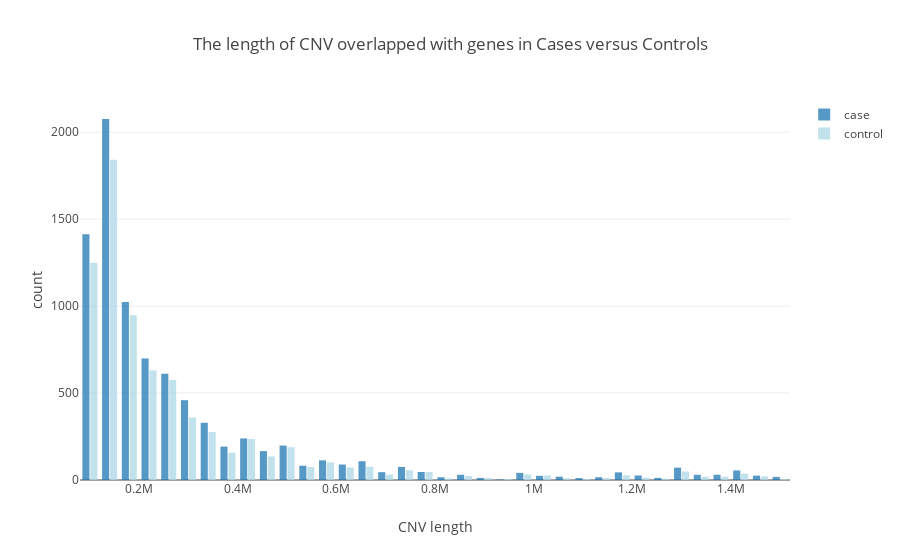

Notebook source saved alongside this figure:
### Code cell
import plotly
plotly.offline.init_notebook_mode(connected=True)
from plotly.offline import iplot
import plotly.graph_objs as go
%matplotlib inline

trace1 = go.Histogram( x=cnv_length_case_overlap_with_gene, histnorm='count', name='case', autobinx=False, 
                      xbins=dict(start=0, end=1500000, size=40000), marker=dict(color='lightred'), opacity=0.75 )
trace2 = go.Histogram( x=cnv_length_ctrl_overlap_with_gene, histnorm='count', name='control', autobinx=False, 
                      xbins=dict(start=0, end=1500000, size=40000), marker=dict(color='lightblue'), opacity=0.75 )
data = [trace1, trace2]

layout = go.Layout(title='The length of CNV overlapped with genes in Cases versus Controls', 
                   xaxis=dict(title='CNV length'), yaxis=dict(title='count'), bargap=0.2, bargroupgap=0.1)

fig = go.Figure(data=data, layout=layout)
iplot(fig, filename='styled histogram')

### Figure 1 — Plotly figure (JSON) as saved in the notebook; plotly's stock layout.template omitted (floating-point values rounded to 4 significant figures; data arrays with more than 128 entries replaced by an {"elided": "..."} marker saying what was removed)
{"data": [{"autobinx": false, "histnorm": "count", "marker": {"color": "lightred"}, "name": "case", "opacity": 0.75, "type": "histogram", "x": {"elided": "8810 int values"}, "xbins": {"end": 1500000, "size": 40000, "start": 0}}, {"autobinx": false, "histnorm": "count", "marker": {"color": "lightblue"}, "name": "control", "opacity": 0.75, "type": "histogram", "x": {"elided": "7584 int values"}, "xbins": {"end": 1500000, "size": 40000, "start": 0}}], "layout": {"bargap": 0.2, "bargroupgap": 0.1, "title": "The length of CNV overlapped with genes in Cases versus Controls", "xaxis": {"title": "CNV length"}, "yaxis": {"title": "count"}}}
